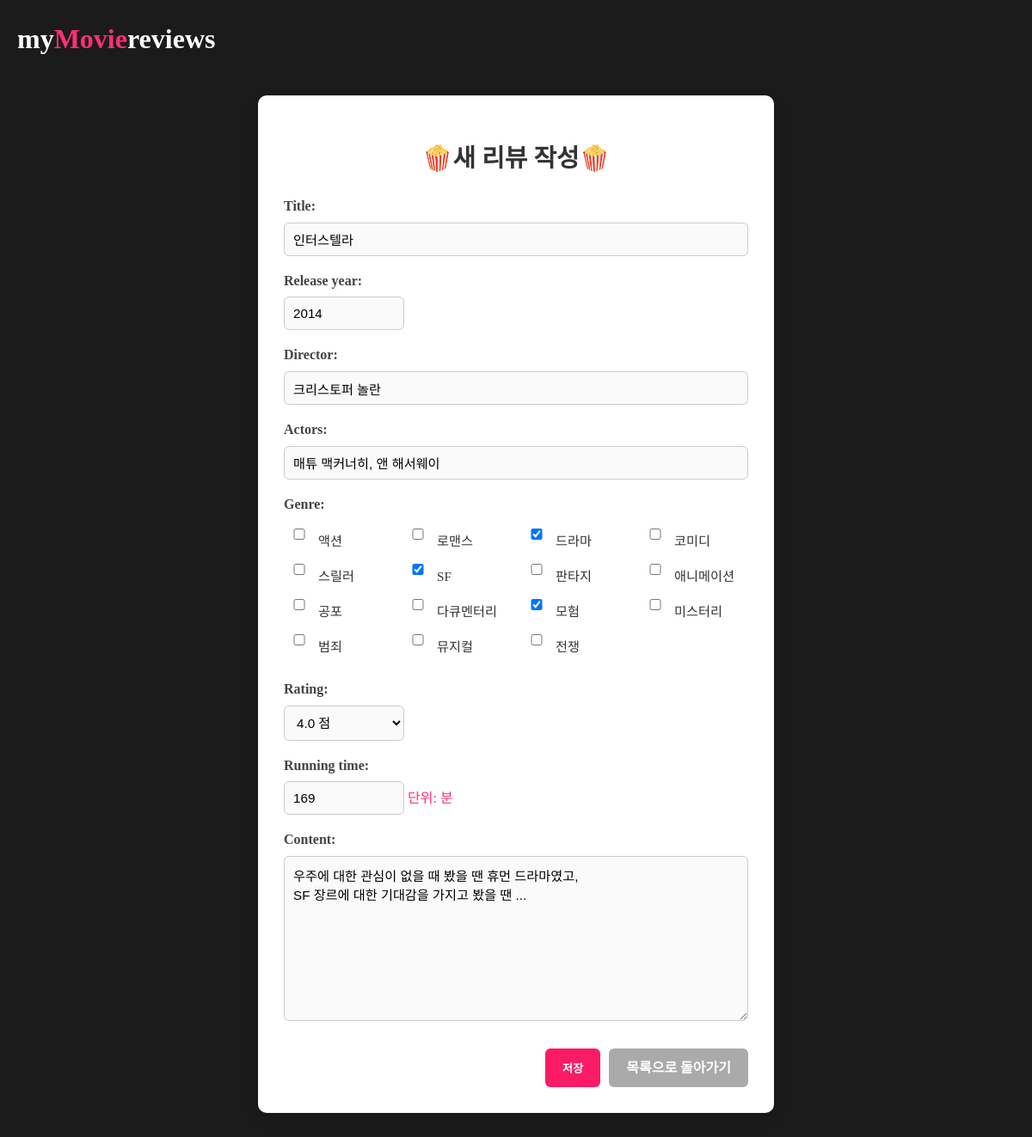
The app's page /reviews/3/edit/ with its own data.
### reviews/models.py (models this page shows)
class Review(models.Model):
    title = models.CharField(max_length=100)
    release_year = models.IntegerField()
    director = models.CharField(max_length=100)
    actors = models.CharField(max_length=200)
    genre = models.ManyToManyField(Genre)
    rating = models.FloatField(choices=RATING_CHOICES)
    running_time = models.IntegerField(help_text="단위: 분")
    content = models.TextField()

### reviews/views.py (the view)
# urls.py: path('<int:pk>/edit/', views.review_edit, name='review_edit'),
def review_edit(request, pk):
    review = get_object_or_404(Review, pk=pk)
    if request.method == "POST":
        form = ReviewForm(request.POST, instance=review)
        if form.is_valid():
            form.save()
            return redirect('review_detail', pk=review.pk)
    else:
        form = ReviewForm(instance=review)
    return render(request, 'reviews/review_form.html', {'form':form})

### reviews/forms.py
class ReviewForm(forms.ModelForm):
    class Meta:
        model = Review
        fields = '__all__'
        widgets = {
            'genre': forms.CheckboxSelectMultiple(attrs={'class': 'checkbox-group'}),
            'rating': forms.Select(attrs={'class': 'short-select'}),
            'running_time': forms.NumberInput(attrs={'class': 'short-input'}),
        }

### reviews/models.py (called while the page is built)
    def __str__(self):
        return self.name

### reviews/templates/reviews/review_form.html (shortened to what this page needs)
<!DOCTYPE html>
<html lang="ko">
<head>
    {% load static %}
    <link rel="stylesheet" href="{% static 'reviews/style.css' %}">
</head>
<body>
    <h1><a href="{% url 'review_list' %}">my<span>Movie</span>reviews</a></h1>
    <div class="form-container">
        <h1>🍿새 리뷰 작성🍿</h1>
        <form method="POST">
            {{ form.as_p }}
            <div class="form-buttons">
                <button type="submit">저장</button>
                <a href="{% url 'review_list' %}">목록으로 돌아가기</a>
            </div>
        </form>
    </div>
</body>
</html>

### reviews/static/reviews/style.css (style rules this page uses)
* { margin: 0; padding: 0; box-sizing: border-box; }
body { background-color: #1b1b1b; color: #ffffff; line-height: 1.6; }
h1 { font-size: 2rem; margin: 20px; }
span { color: rgb(255, 47, 116); }
h1 a { text-decoration: none; color: inherit; }
a { text-decoration: none; color: inherit; }
.form-container { max-width: 600px; margin: 40px auto; padding: 30px; background-color: white; border-radius: 10px; box-shadow: 0 6px 20px rgba(0, 0, 0, 0.1); }
.form-container h1 { margin-bottom: 20px; font-size: 1.8rem; color: #333; text-align: center; }
form p { margin-bottom: 16px; }
form label { display: block; margin-bottom: 6px; font-weight: bold; color: #444; }
form input[type="text"], form input[type="number"], form textarea, form select { width: 100%; padding: 10px; font-size: 0.95rem; border: 1px solid #ccc; border-radius: 6px; background-color: #fafafa; }
form textarea { resize: vertical; min-height: 100px; font-family: 'Noto Sans KR', sans-serif; font-size: 0.95rem; }
.form-buttons { display: flex; justify-content: flex-end; gap: 10px; margin-top: 24px; }
.form-buttons button, .form-buttons a { padding: 10px 20px; border: none; border-radius: 6px; background-color: rgb(251, 26, 101); color: white; font-weight: bold; cursor: pointer; text-decoration: none; text-align: center; }
.form-buttons a { background-color: #aaa; }
form .checkbox-group { display: grid; grid-template-columns: repeat(4, 1fr); gap: 6px 12px; margin-bottom: 16px; }
.checkbox-group label { display: flex; align-items: center; gap: 4px; font-weight: normal; font-size: 0.95rem; color: #333; white-space: nowrap; }
input[type="number"], select { width: 140px !important; }

### records on screen
Review: title "인터스텔라", release_year "2014", director "크리스토퍼 놀란", actors "매튜 맥커너히, 앤 해서웨이", rating "4.0 점", running_time "169", content "우주에 대한 관심이 없을 때 봤을 땐 휴먼 드라마였고, SF 장르에 대한 기대감을 가지고 봤을 땐 ..."
